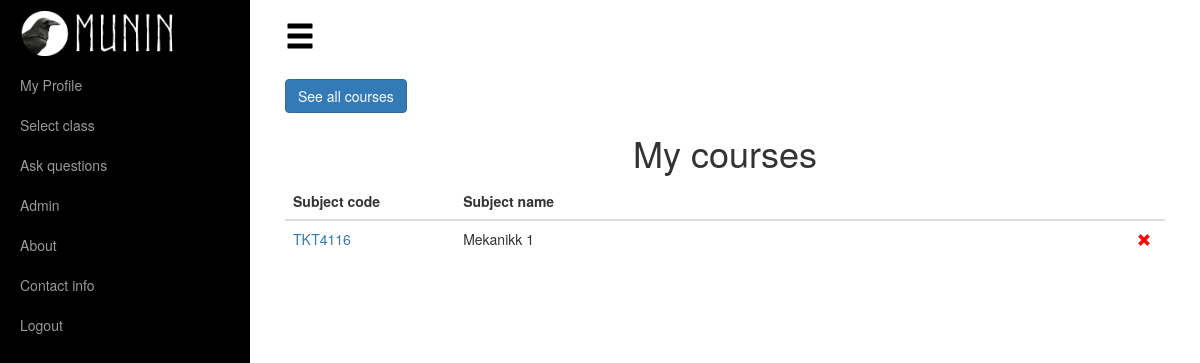
Before: /subjects/ (signed in) with the older database file.
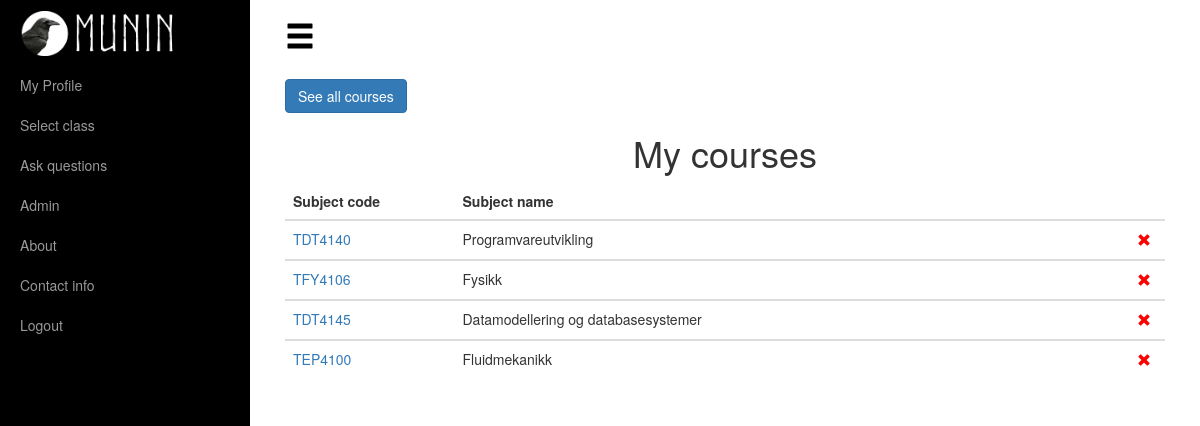
After: the same page with the newer database file.
### apps/questions/models.py (models this page shows, shortened)
class CourseInfo(models.Model):
    students = models.ManyToManyField(User, blank=True)
    course = models.OneToOneField(Course)

class Course(models.Model):
    name = models.CharField(max_length=50)
    course_id = models.CharField(max_length=7)
    lecturer = models.ForeignKey(User)
    YEAR_CHOICES = []
    for r in range(2000, (datetime.datetime.now().year + 2)):
        YEAR_CHOICES.append((r, r))
    year = models.IntegerField(choices=YEAR_CHOICES)
    about = models.TextField(blank=True)
    examDate = models.DateField(blank=True, null=True)

### apps/staticpages/views.py (the view, shortened to what this page needs)
# urls.py: url(r'^subjects/$', subject, name="subject"),
def subject(request):
    user = request.user
    user_subjetcs = CourseInfo.objects.all().filter(students__username__contains=user.username)
    user_school = User.objects.filter(username=user).first().school.pk
    available_courses = Course.objects.filter(lecturer__school=user_school)
    user_subjetcs_ids = CourseInfo.objects.all().filter(students__username__contains=user.username).values('course_id')
    return render(request, "staticpages/subjects.html",
                  {'courses': available_courses.exclude(id__in=user_subjetcs_ids),
                   "mysubjects": user_subjetcs}
                  )

### apps/registration/models.py (called while the page is built)
    def __str__(self):
        return self.username

### apps/staticpages/models.py (called while the page is built)
    def __str__(self):
        return self.abbriviation

### templates/staticpages/subjects.html (shortened to what this page needs)
{% extends "base.html" %}
{% load static %}
{% block content %}
    <div class="align-left" style="padding-top: 25px">
        <a id="" href="search" class="btn btn-primary">See all courses</a>
    </div>
    <h1 class="text-center">My courses </h1>
    <form action="" method="post">
    {% if mysubjects %}
        <div>
        <table class="table table-responsive table-hover">
            <thead>
                <tr>
                    <th>Subject code</th>
                    <th>Subject name</th>
                    <th></th>
                </tr>
            </thead>
            {% for subject in mysubjects %}
            <tbody>
                <tr>
                    <td width="20%"><a href="{{ subject.pk }}">{{ subject.course.course_id }}</a></td>
                    <td width="80%">{{ subject.course.name }}</td>
                    <td><button name="remove" type="submit" value="{{ subject.course.course_id }}"> <span class="glyphicon glyphicon-remove" style="color: red" aria-hidden="true"></span></button></td>
                </tr>
            {% endfor %}
            </tbody>
        </table>
    </div>
    {% else %}
        <p class="text-center">You have no active courses.</p>
    {% endif %}
    </form>
{% endblock content %}

Changed rows visible on the page:
no longer on this page (row unchanged): CourseInfo: course.course_id "TKT4116", course.name "Mekanikk 1"
now on this page (row unchanged): CourseInfo: course.course_id "TDT4140", course.name "Programvareutvikling"
added CourseInfo: course.course_id "TFY4106", course.name "Fysikk"
added CourseInfo: course.course_id "TDT4145", course.name "Datamodellering og databasesystemer"
added CourseInfo: course.course_id "TEP4100", course.name "Fluidmekanikk"
